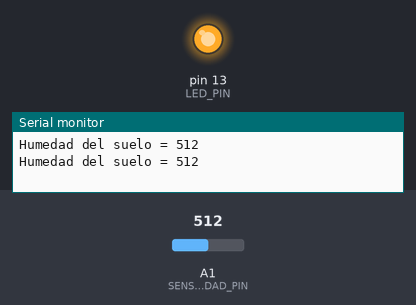
The sketch below on a simulated Arduino Uno, built with avr-gcc and run on an emulated ATmega328P. Shown: output pins drawn as LEDs (lit = HIGH), the last lines printed to the serial monitor. Inputs (shaded band) come from the test bench; at power-on: A1 (SENSOR_HUMEDAD_PIN) = 512.

Above: at 1.8 s.
1.9 s: A1 (SENSOR_HUMEDAD_PIN) set to 489
At 3.2 s:
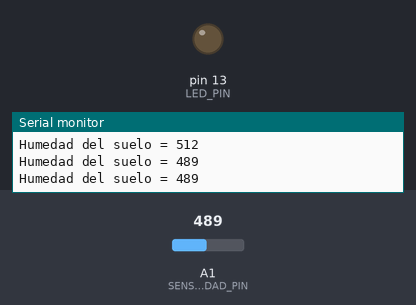
3.5 s: A1 (SENSOR_HUMEDAD_PIN) set to 510
At 4.9 s:
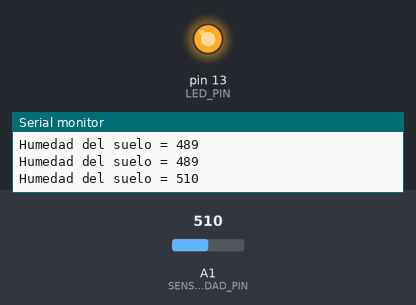
5.5 s: A1 (SENSOR_HUMEDAD_PIN) set to 490
At 6.5 s:
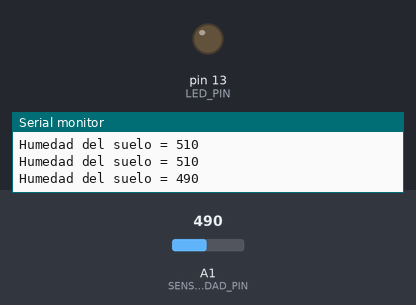
Timing chart, 0 to 8.5 s (numbered marks = the images above; inputs shaded):
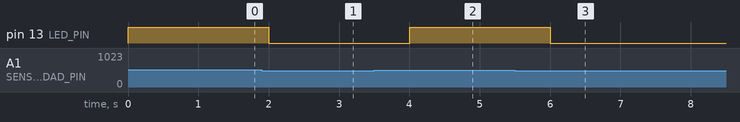

Measured:
- the behaviour switches between 501 and 500 on A1 (SENSOR_HUMEDAD_PIN) (found by bisection; images 0 and 1)
- after the input at 1.9 s, pin 13 (LED_PIN): HIGH → LOW after 0.10 s
- after the input at 3.5 s, pin 13 (LED_PIN): LOW → HIGH after 0.50 s
- after the input at 5.5 s, pin 13 (LED_PIN): HIGH → LOW after 0.50 s

The sketch:

SensorFC28.ino
```cpp
#define SENSOR_HUMEDAD_PIN A1
#define LED_PIN 13

const int MIN_HUMEDAD_SUELO = 500;
int humedadSuelo;

void setup() {
  Serial.begin(9600);

  pinMode(SENSOR_HUMEDAD_PIN, INPUT);
  pinMode(LED_PIN, OUTPUT);
}

void loop() {
  humedadSuelo = analogRead(SENSOR_HUMEDAD_PIN);

  Serial.print("Humedad del suelo = ");
  Serial.println(humedadSuelo);

  if (humedadSuelo > MIN_HUMEDAD_SUELO) {
    digitalWrite(LED_PIN, HIGH);
  } else {
    digitalWrite(LED_PIN, LOW);
  }

  delay(1000);
}
```
